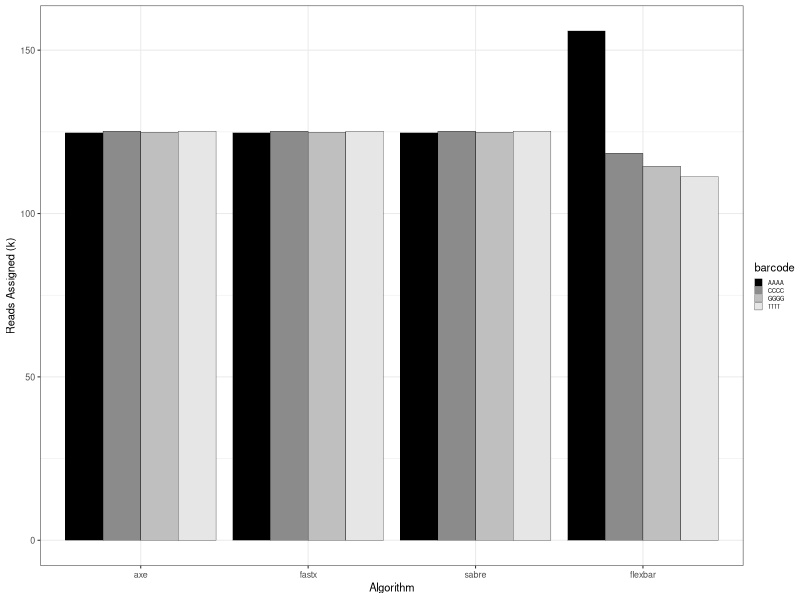
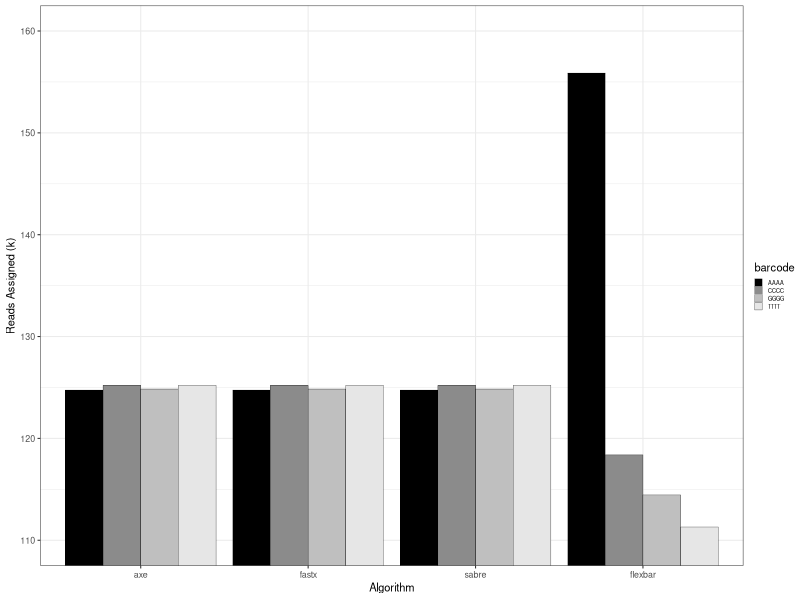
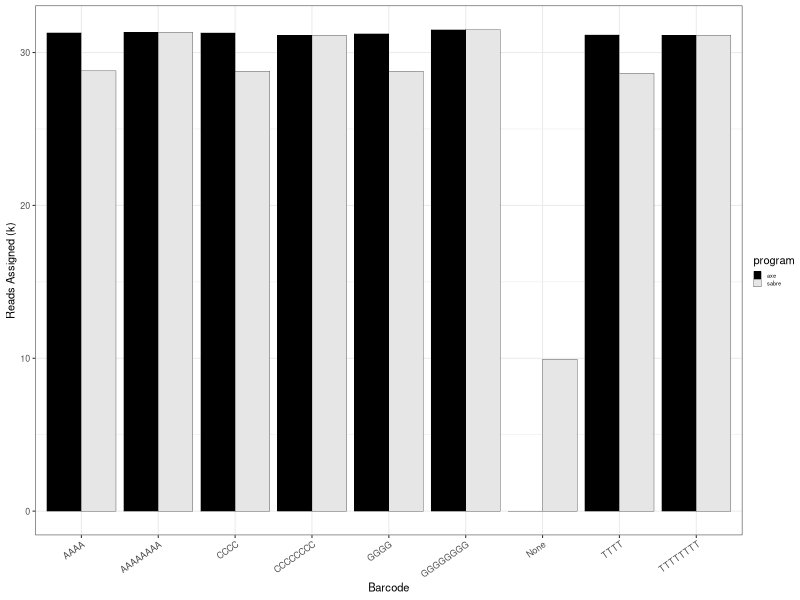
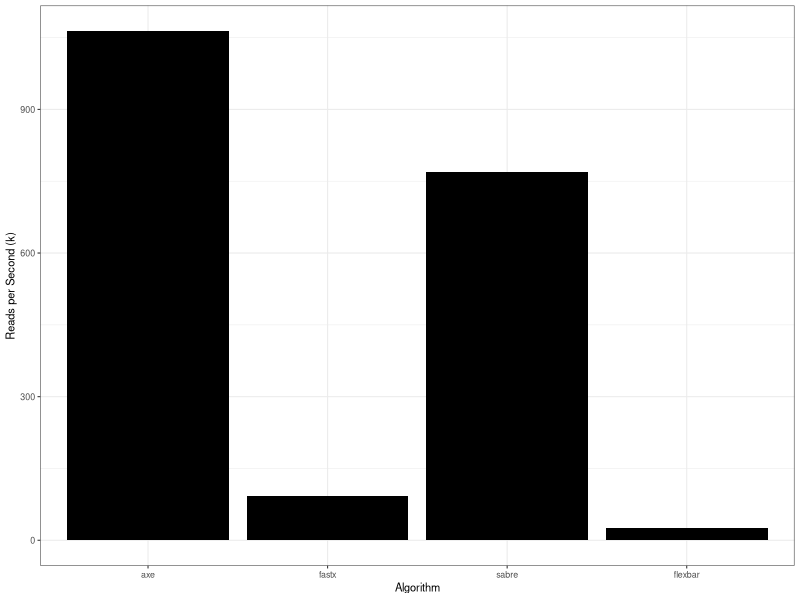

These figures' R source, in order:
library(ggplot2)
library(plyr)
library(reshape2)
library(scales)
library(grid)

reads = read.csv('500k_reads.csv')
reads = melt(reads,
             id.vars=.(barcode),
             value.name = "readsassigned",
             variable.name = "program")
reads$readsassigned = reads$readsassigned / 1000
reads$program = relevel(reads$program, ref="axe")

p = ggplot(reads, aes(x=program, y=readsassigned, fill=barcode)) +
  geom_bar(position="dodge", stat="identity", colour='black', size=0.1) +
  scale_fill_grey(start = 0, end = .9) +
  ylab("Reads Assigned (k)") +
  xlab("Algorithm") +
  theme_bw(8) +
  theme(legend.key.size=unit(0.2, units='cm'),
        legend.margin=unit(0.05, units='cm'),
        legend.text=element_text(size=4))
pdf("500k_reads_assigned.pdf", width=3, height=2.25)
(p)
dev.off()

pdf("500k_reads_assigned_zoom.pdf", width=3, height=2.25)
(p + scale_y_continuous(limits=c(110,160), oob=rescale_none))
dev.off()


reads = read.csv('500k_gbs_reads.csv')
reads = melt(reads,
             id.vars=.(barcode),
             value.name = "readsassigned",
             variable.name = "program")
reads$readsassigned = reads$readsassigned / 1000
reads$program = relevel(reads$program, ref="axe")

p = ggplot(reads, aes(x=barcode, y=readsassigned, fill=program)) +
  geom_bar(position="dodge", stat="identity", colour='black', size=0.1) +
  scale_fill_grey(start = 0, end = .9) +
  ylab("Reads Assigned (k)") +
  xlab("Barcode") +
  theme_bw(8) +
  theme(legend.key.size=unit(0.2, units='cm'),
        legend.margin=unit(0.05, units='cm'),
        legend.text=element_text(size=4),
        axis.text.x = element_text(angle = 35, hjust=1))
pdf("gbs_reads_assigned.pdf", width=3, height=2.25)
(p)
dev.off()



runtime = read.csv('500k_runtime.csv')
runtime = runtime[runtime$time=='krps',]
runtime$time = NULL
runtime = melt(runtime,
             value.name = "krps",
             variable.name = "program")
runtime$program = relevel(runtime$program, ref="axe")




pdf("500k_rps.pdf", width=3, height=2.25)
ggplot(runtime, aes(x=program, y=krps)) +
  geom_bar(position="dodge", stat="identity", fill="black") +
  ylab("Reads per Second (k)") +
  xlab("Algorithm") +
  theme_bw(8) +
  theme(legend.key.size=unit(0.2, units='cm'),
        legend.margin=unit(0.05, units='cm'),
        legend.text=element_text(size=4))
dev.off()
